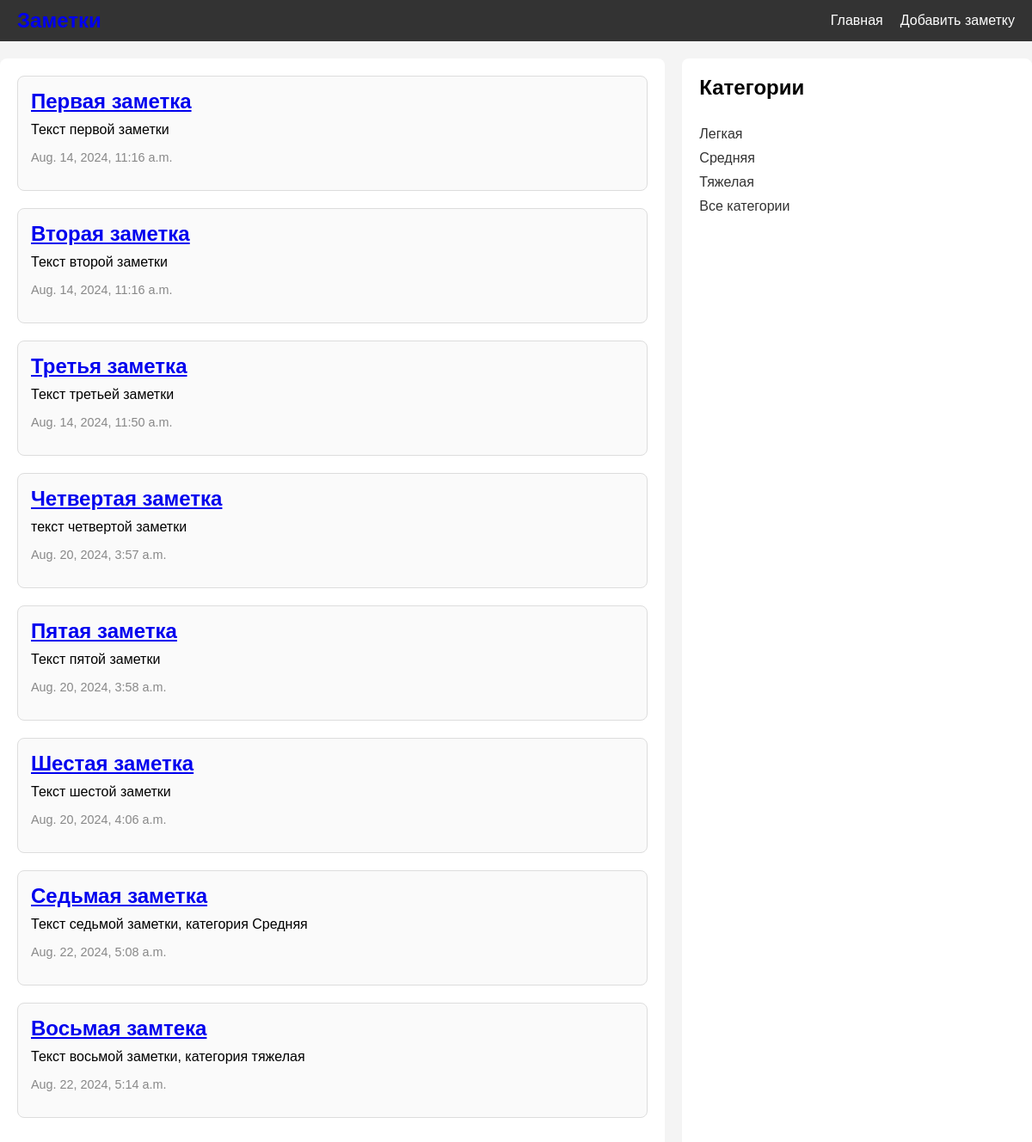
The app's page /, older data.
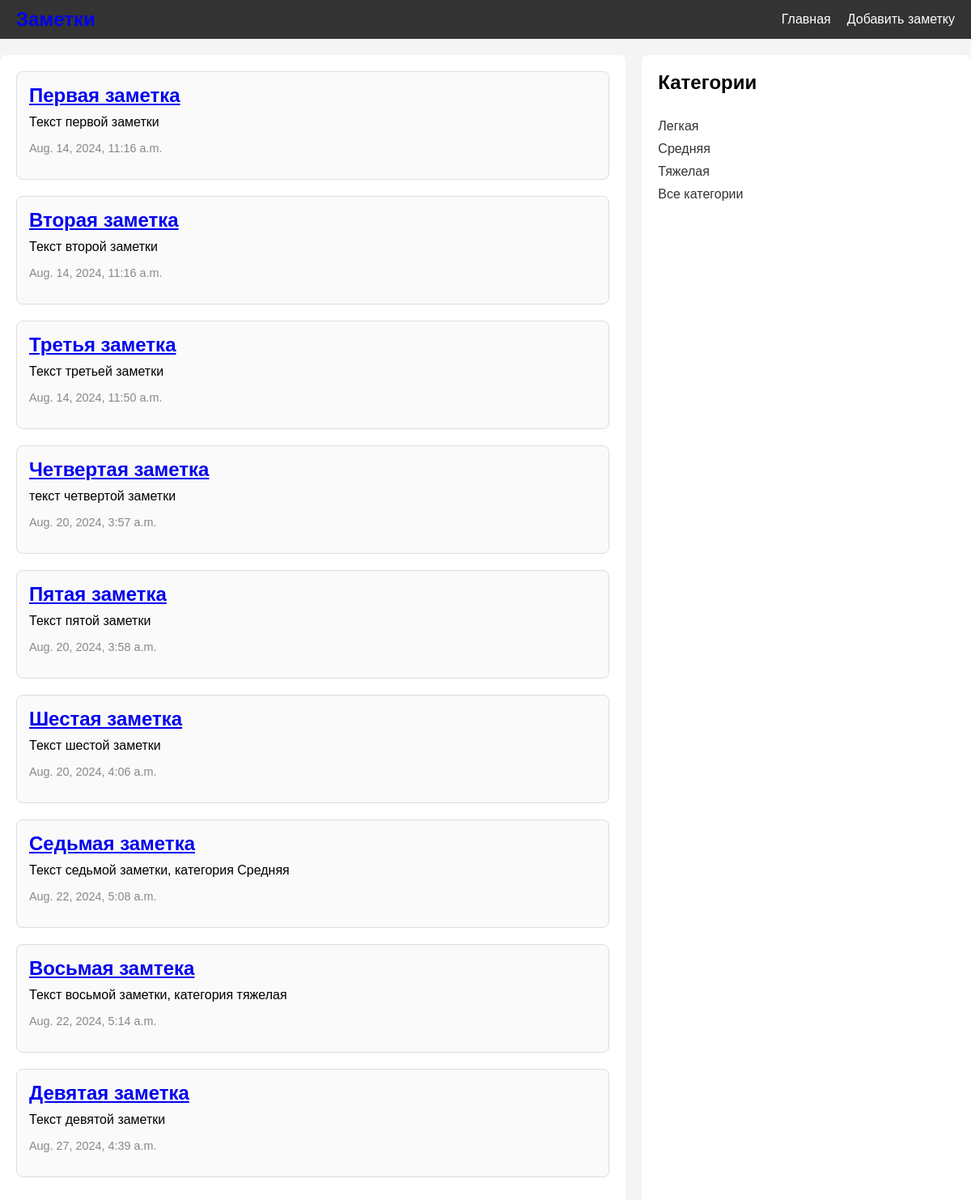
The same page, newer data.
### core/models.py (models this page shows, shortened)
class Post(models.Model):
    title = models.CharField(max_length=200)
    text = models.TextField()
    created_data = models.DateTimeField(auto_now_add=True)
    category = models.ForeignKey(PostCategory,
                                 blank = True,
                                 null = True,
                                 on_delete=models.SET_NULL,
                                 related_name='category_post')
    class Meta:
        verbose_name = 'Запись'
        verbose_name_plural = 'Записи'

class PostCategory(models.Model):
    title = models.CharField(max_length=255, verbose_name='Название')
    class Meta:
        verbose_name = 'Категория'
        verbose_name_plural = 'Категории'

### core/views.py (the view)
# urls.py: path('', main, name='main'),
def main(request):
    posts = Post.objects.all()
    category = request.GET.get('category')
    active_category = None
    if category:
        posts = posts.filter(category__id=category)
        active_category = PostCategory.objects.get(id=category)
    categories = PostCategory.objects.all()
    context = {
        "posts": posts,
        'categories': categories,
        'active_category': active_category
    }
    return render(request, 'main.html', context)

### templates/main.html
{% extends 'base.html' %}
{% block content %}
<div class="container">
    <div class="main-content">
       {% for post in posts %}
        <div class="post-card">
            <h2><a href="{% url 'post_detail' post.id %}">{{ post.title }}</a></h2>
            <p>{{ post.text }}</p>
            <p class="date">{{ post.created_data }}</p>
        </div>
        {% endfor %}
    </div>
    <aside class="sidebar">
        <h2>Категории</h2>
        <ul>
            {% for category in categories %}
            {% if category.id == active_category.id %}
            <b><li><a href="?category={{ category.id }}">{{category.title}}</a></li></b>
            {% else %}
            <li><a href="?category={{ category.id }}">{{category.title}}</a></li>
            {% endif %}
            {% endfor %}
            <li><a href="{% url 'main' %}">Все категории</a></li>
        </ul>
    </aside>
</div>
{% endblock %}

Row changes from the older to the newer data that the page shows:
added Post: title "Девятая заметка", text "Текст девятой заметки", created_data "Aug. 27, 2024, 4:39 a.m."
